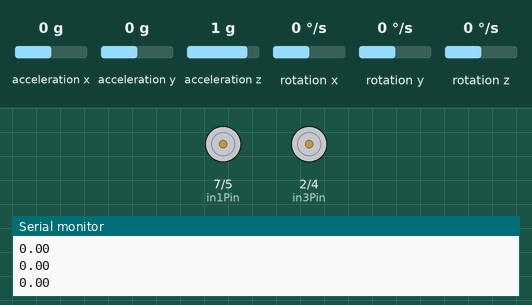
This sketch was run on a simulated Arduino Uno, built with avr-gcc and run on an emulated ATmega328P. Shown: motor-driver pin pairs drawn as motors (green arrow = first pin HIGH = forward, orange = second pin HIGH = backward, longer = more drive, scaled by the enable pin), the last lines printed to the serial monitor. The test bench sets the inputs (shaded band); at power-on: rotation z 0 °/s, acceleration x 0 g, acceleration y 0 g, acceleration z 1 g, rotation x 0 °/s, rotation y 0 °/s.

Above: at 1.2 s.
1.3 s: rotation z set to -8 °/s
3.5 s: rotation z set to -11 °/s
At 6.2 s:
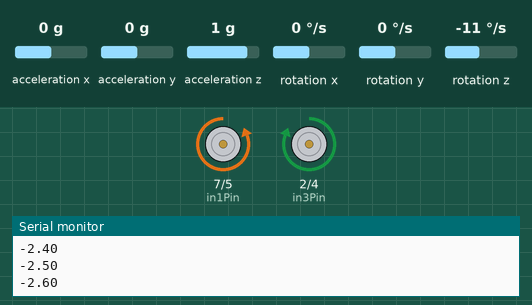
6.5 s: rotation z set to 8 °/s
8.7 s: rotation z set to 11 °/s
At 10.5 s:
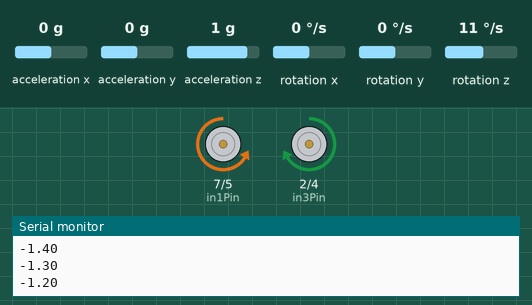
11.7 s: rotation z set to -192 °/s
At 12.3 s:
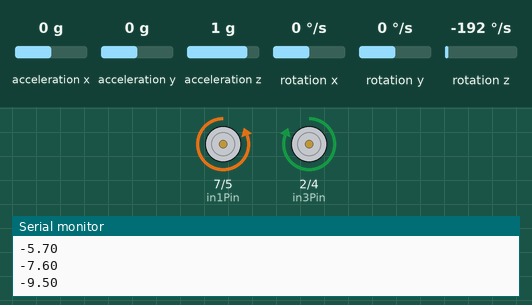
13.4 s: rotation z set to 102 °/s
16.4 s: rotation z set to 114 °/s
At 17.5 s:
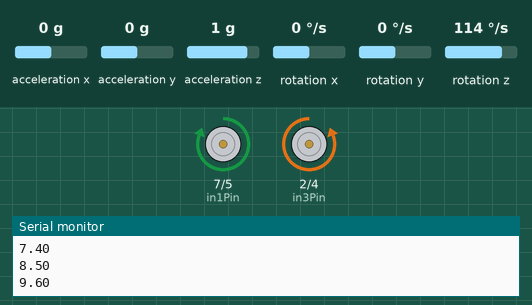
Timing chart, 0 to 49.2 s (numbered marks = the images above; inputs shaded):
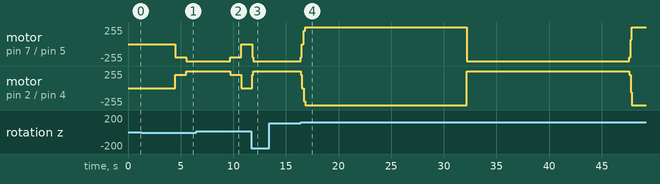

The sketch:

Chall_2.ino
```cpp
#include <MPU6050.h>
//#include <Servo.h>

// ******************** Constants ********************************************

// For challenge 3
 static int i;
 static int prev_err;
 static double yaw;
 int error;
 double angle;
 int level;
 int p;
 int d;
 int gas;
 int kp;
 int kd;
 int ki;
 double desired_angle;
 int yaw_int;
 int time_step;
 int16_t ax, ay, az;
 int16_t gy, gx, gz;
 int thresh; // set this to sensor value on black path
 MPU6050 mpu;
// *****************************************************************************


// ***************** From robot example code  *******************************

//Servo servo;

// Motor control pins : L298N H bridge
int enAPin = 6; // Left motor PWM speed control
int in1Pin = 7; // Left motor Direction 1
int in2Pin = 5; // Left motor Direction 2
// I switched pins 4 and 2 to make the motor directions correspond to the test function
int in3Pin = 2; // Right motor Direction 1
int in4Pin = 4; // Right motor Direction 2
int enBPin = 3; // Right motor PWM speed control
int photo  = A1; // Photo detector pin level

enum Motor {LEFT, RIGHT};
#define NUM_ANGLES 7
unsigned char sensorAngle[NUM_ANGLES] = { 60, 70, 80, 90, 100, 110, 120 };
unsigned int distance[NUM_ANGLES];


// Set motor speed: 255 full ahead, -255 full reverse , 0 stop
void go( enum Motor m, int speed)
{
  digitalWrite(m == LEFT ? in1Pin : in3Pin , speed > 0 ? HIGH : LOW);
  digitalWrite(m == LEFT ? in2Pin : in4Pin , speed <= 0 ? HIGH : LOW);
  analogWrite(m == LEFT ? enAPin : enBPin, speed < 0 ? -speed : speed);
}

// Initial motor test :
// left motor forward then back
// right motor forward then back
void testMotors ()
{
  static int speed[8] = { 128, 255, 128, 0 ,
  -128, -255, -128, 0};
  go(RIGHT, 0);
  for (unsigned char i = 0 ; i < 8 ; i++)
    go(LEFT, speed[i ]), delay (200);
  for (unsigned char i = 0 ; i < 8 ; i++)
    go(RIGHT, speed[i ]), delay (200);
}

// ********************************************************************


// *********************** Challenge 1 ***********************************


//**************************************************************************


// ********************* Challenge 2 ************************************************

void Chall_2(int error) {


  //Write gas to motor pin.
  gas = error*kp;

 //Make sure it's between -255 and 255.
 if (gas > 255){
    gas = 255;}
 else if (gas < -255){
    gas = -255;}

  //Turn left or right.
  if (gas < 0){
      go(RIGHT, abs(gas));
      go(LEFT,-abs(gas));}
  else if (gas > 0){
      go(LEFT, abs(gas));
      go(RIGHT,-abs(gas));}
  else{
      go(LEFT, 0);
      go(RIGHT, 0);}
}

double get_yaw()
{
  delay(100);
  mpu.getMotion6(&ax, &ay, &az, &gx, &gz, &gz);
  yaw += (0.1*((gz-yaw_int)/1310));
  return yaw;
}

//******************************************************************************

// ***************************************************


void setup() {
  Serial.begin(9600);
//  pinMode(trigPin, OUTPUT);
//  pinMode(echoPin, INPUT);
//  digitalWrite (trigPin, LOW);
  pinMode(enAPin, OUTPUT);
  pinMode(in1Pin, OUTPUT);
  pinMode(in2Pin, OUTPUT);
  pinMode(in3Pin, OUTPUT);
  pinMode(in4Pin, OUTPUT);
  pinMode(enBPin, OUTPUT);
  pinMode(photo, INPUT);
//  servo.attach(servoPin);
//  servo.write(90);
  go(LEFT, 0);
  go(RIGHT, 0);
//  testMotors();
  mpu.initialize();
  mpu.getMotion6(&ax, &ay, &az, &gx, &gz, &gz);
  yaw_int = gz;

  time_step = 0.1;
  yaw = 0;
  kp = 200;
  desired_angle = 0;
  Serial.println("print me");


}


void loop() {

//    // Challenge 2
//    //Determine error
  angle = get_yaw();
  Serial.println(angle);
  error = angle-desired_angle;
  Chall_2(error);

}
```

Measured:
- the behaviour switches between -9 and -10 °/s on rotation z (found by bisection; images 0 and 1)
- the behaviour switches between 9 and 10 °/s on rotation z (found by bisection; images 1 and 2)
- after the input at 3.5 s, motor on pin 7 (in1Pin) / pin 5 (in2Pin): stopped → backward 200/255 after 0.99 s, → backward 255/255 1.0 s later; motor on pin 2 (in3Pin) / pin 4 (in4Pin): stopped → forward 200/255 after 0.99 s, → forward 255/255 1.0 s later
- after the input at 8.7 s, motor on pin 7 (in1Pin) / pin 5 (in2Pin): backward 255/255 → backward 200/255 after 1.0 s, → stopped 1.0 s later; motor on pin 2 (in3Pin) / pin 4 (in4Pin): forward 255/255 → forward 200/255 after 1.0 s, → stopped 1.0 s later
- after the input at 11.7 s, motor on pin 7 (in1Pin) / pin 5 (in2Pin): stopped → backward 200/255 after 0.10 s, → backward 255/255 0.10 s later; motor on pin 2 (in3Pin) / pin 4 (in4Pin): stopped → forward 200/255 after 0.10 s, → forward 255/255 0.10 s later
- after the input at 13.4 s, motor on pin 7 (in1Pin) / pin 5 (in2Pin): backward 255/255 → backward 200/255 after 3.0 s; motor on pin 2 (in3Pin) / pin 4 (in4Pin): forward 255/255 → forward 200/255 after 3.0 s
